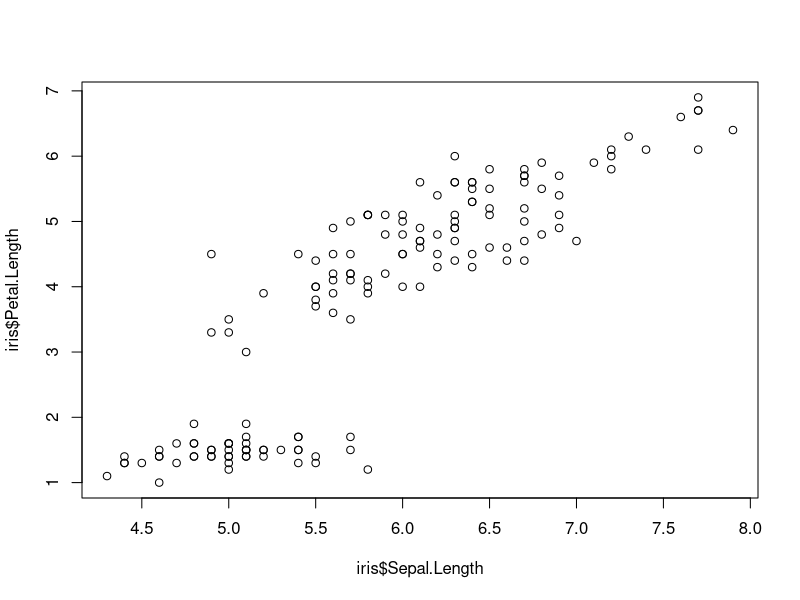
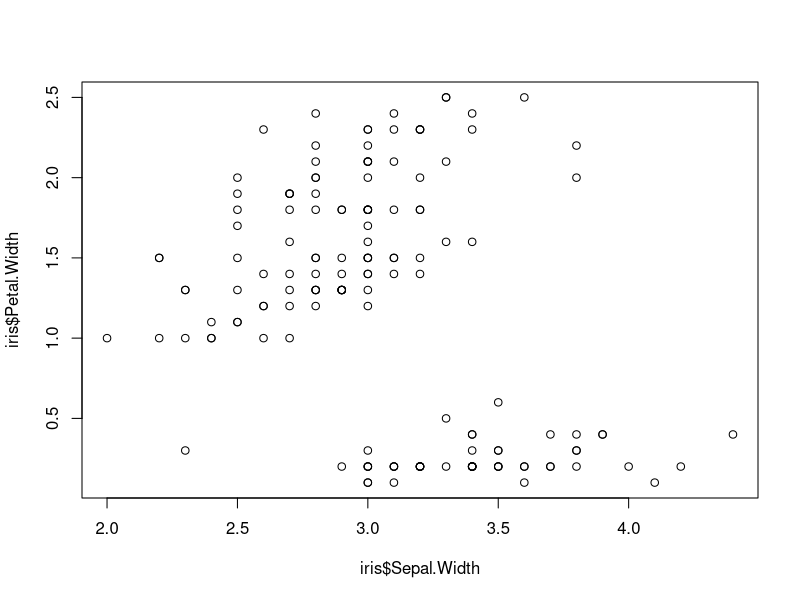
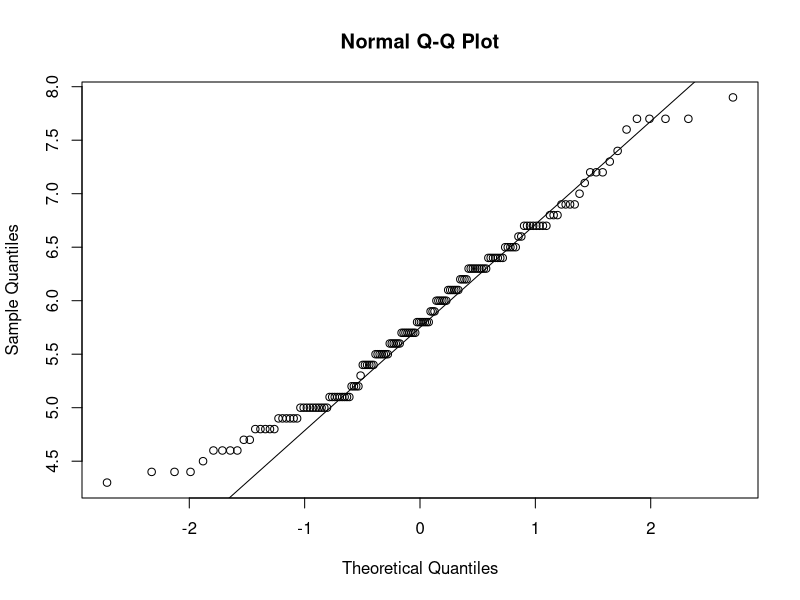
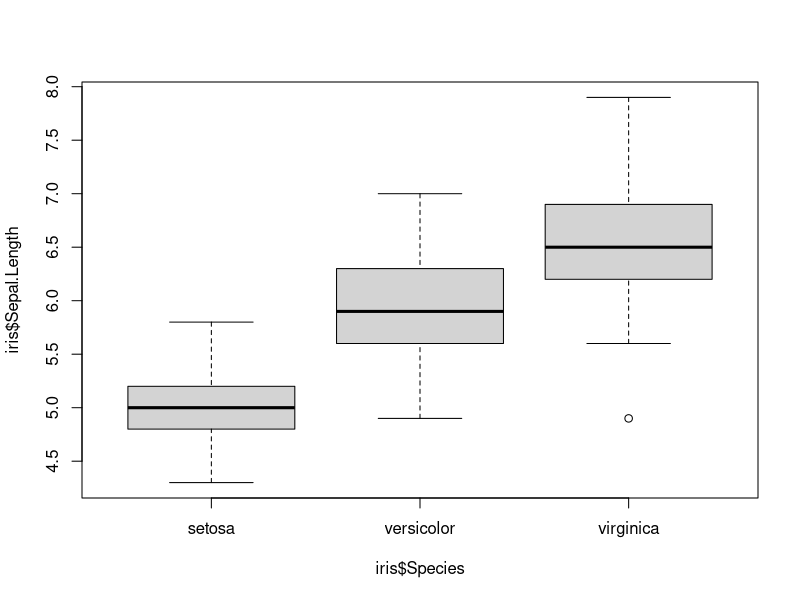
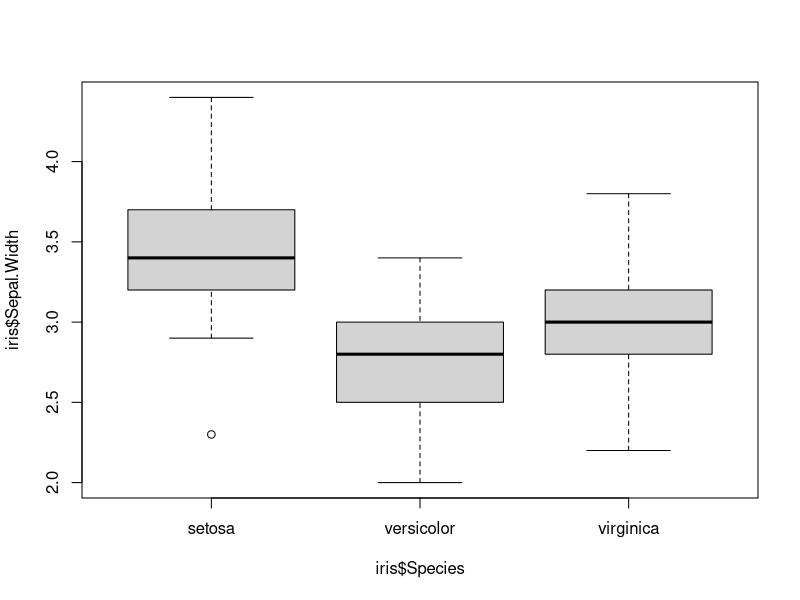
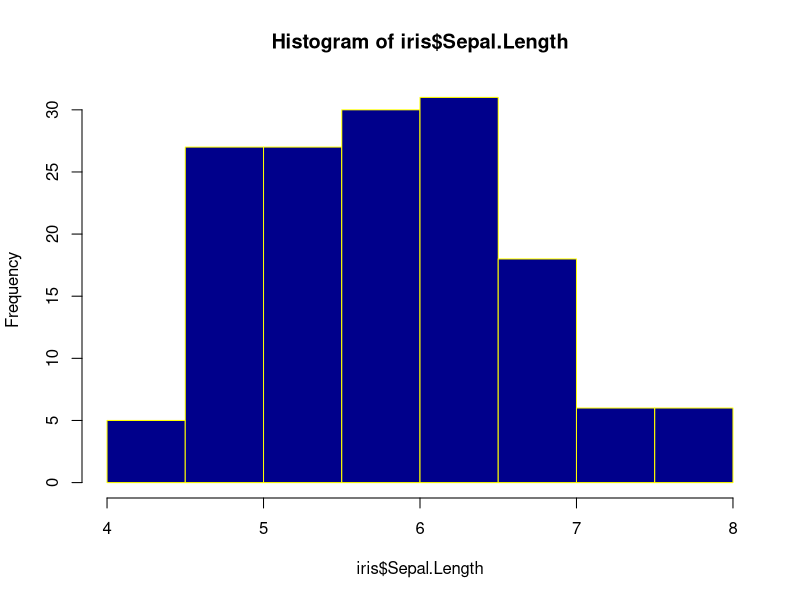
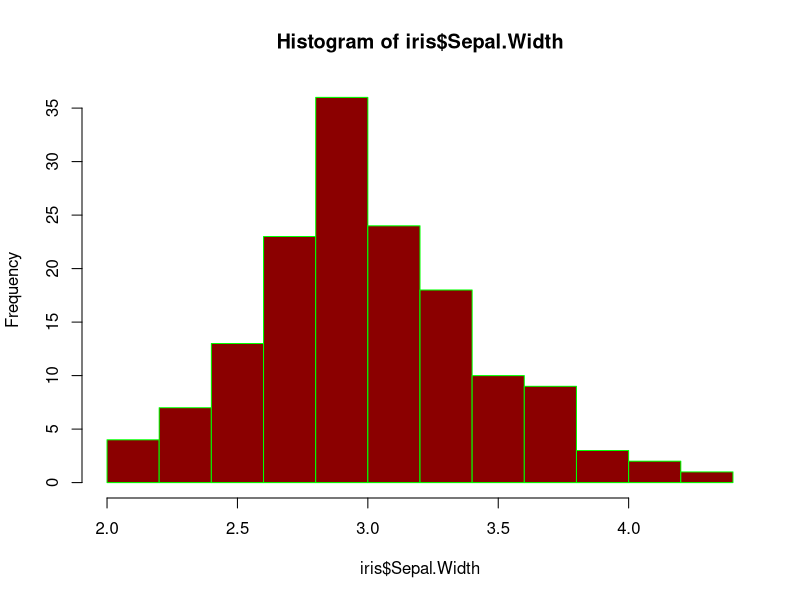
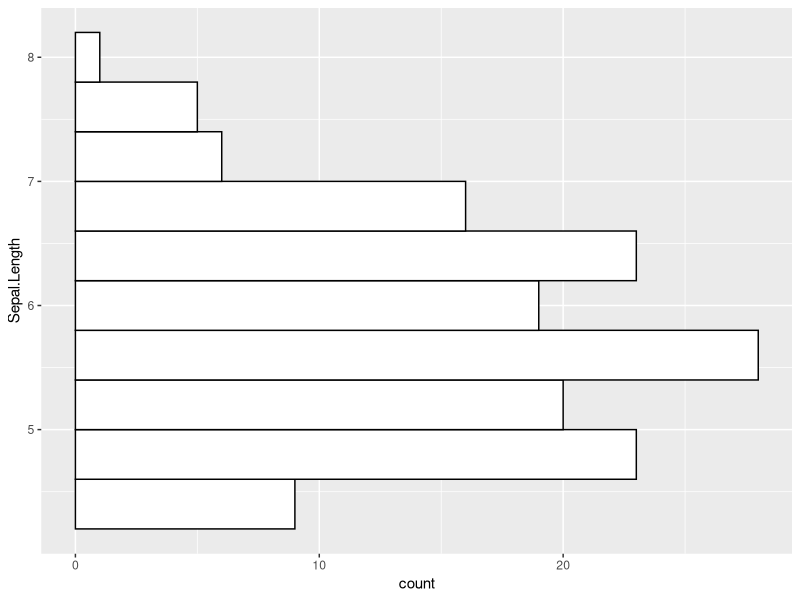

Reproduce these figures in R, in order.
data("iris")
plot(iris$Sepal.Length, iris$Petal.Length)
plot(iris$Sepal.Width, iris$Petal.Width)


qqnorm(iris$Sepal.Length)
qqline(iris$Sepal.Length)

boxplot(iris$Sepal.Length ~ iris$Species)
boxplot(iris$Sepal.Width ~ iris$Species)

hist(iris$Sepal.Length, 
     col = 'darkblue', border = 'yellow')

hist(iris$Sepal.Width, 
     col = 'dark red', border = 'green')

library(ggplot2)
Hist <- ggplot(data = iris, aes(x = Sepal.Length))+
  geom_histogram(bins = 10, color = 'black',
                 fill = 'white')
 Hist + coord_flip()
 
 ggplot(data = iris, aes(x= Sepal.Width, fill= Species))+
   geom_histogram(bins = 10, bandwidth = 0.30)+
   facet_wrap(~Species)

 #Density Plot
 #Density plot of the variable Sepal.Length
 ggplot(data =  iris, aes(x= Sepal.Length))+
   geom_density()
 
 #Density plot of the variable Petal.Length
 ggplot(iris, aes(x = Petal.Length)) +
   geom_density()
 
 #Density plot of the variable Sepal.Length grouped
 #by the factor “Species”
 ggplot(iris, aes(x = Sepal.Length, 
                  color = Species)) +
   geom_density()
 
#Density plot of the variable Petal.Length grouped
# by the factor “Species”
 ggplot(iris, aes(x = Petal.Length, 
                  color = Species)) +
   geom_density()
 
 
 
 
 
 
 
 
 
 
 
 

